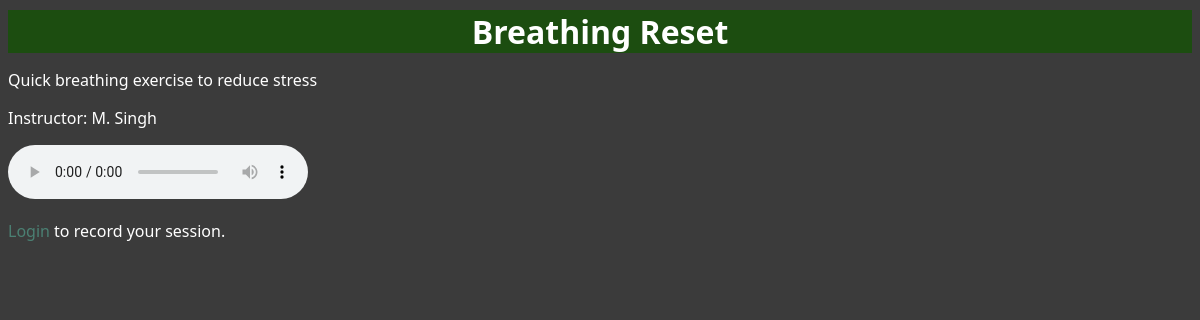
The page /play.php?id=3 on the database its author committed.
### tables this page shows
CREATE TABLE `meditations` (
  `meditation_id` int(11) NOT NULL,
  `title` varchar(255) NOT NULL,
  `description` text DEFAULT NULL,
  `instructor` varchar(100) DEFAULT NULL,
  `category_id` int(11) DEFAULT NULL,
  `duration_seconds` int(11) DEFAULT NULL,
  `media_url` varchar(500) DEFAULT NULL,
  `is_active` tinyint(1) DEFAULT 1,
  `created_at` timestamp NOT NULL DEFAULT current_timestamp()
);

### play.php (the view, shortened to what this page needs)
<?php
include('db_connect.php');
$id = $_GET['id'];
$sql = "SELECT * FROM meditations WHERE meditation_id = $id";
$result = mysqli_query($conn, $sql);
$row = mysqli_fetch_assoc($result);
?>
<!DOCTYPE html>
<html>
<head>
  <link rel="stylesheet" href="assets/style.css">
</head>
<body>
<h1><?php echo $row['title']; ?></h1>
<p><?php echo $row['description']; ?></p>
<p>Instructor: <?php echo $row['instructor']; ?></p>
<audio controls>
  <source src="<?php echo $row['media_url']; ?>" type="audio/mpeg">
</audio>
<?php
if (isset($_SESSION['user_id'])) {
?>
<form action="record_session.php" method="post">
  <input type="hidden" name="meditation_id" value="<?php echo $row['meditation_id']; ?>">
  <label>Duration (seconds):</label>
  <input type="text" name="duration_seconds"><br>
  <label>Mood:</label>
  <input type="text" name="mood"><br>
  <label>Notes:</label><br>
  <textarea name="notes" rows="3" cols="40"></textarea><br>
  <input type="submit" value="Record Session">
</form>
<?php
} else {
  echo "<p><a href='login.php'>Login</a> to record your session.</p>";
}
?>
</body>
</html>

### assets/style.css (style rules this page uses)
body { font-family: 'Segoe UI', Tahoma, Geneva, Verdana, sans-serif; background-color: #3B3B3B; color: #FFFFFF; margin: 10; padding: 0; }
h1 { background-color: #1C4D10; text-align: center; }
h1, h2, h3 { margin: 10px 0; }
a { color: #4b8073; text-decoration: none; }

### rows shown on the page
meditations: title "Breathing Reset", description "Quick breathing exercise to reduce stress", instructor "M. Singh"
